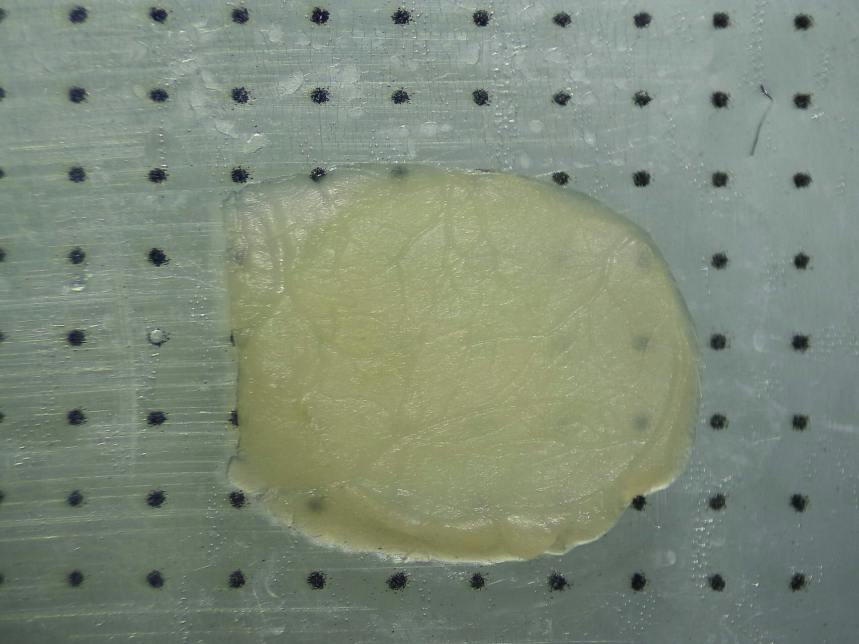
#> input picture examples/850399/IMG_20260901_153457_850399.jpg, 2576 x 1932 px (shown at 1/3 size)
$ python -i fov_guide.py   (imports and definitions only)
#> lines starting #> are read from the running program, lines starting #| are printed output that depends on the picture; after the words box and inside, x2 and y2 are one past the last pixel; in counts of white or black regions, pixels touching at a corner belong together
#!/usr/bin/env python3
"""
fov_guide.py - Make a 1:1 microdissection guide (SVG) for a tangential brain slab.

The guide shows, at true physical size (mm):
  * the slab boundary (automatic first pass, refine it in Inkscape),
  * the two-photon (2p) field-of-view (FOV) square for each imaging channel,
  * the trapezoid cut outline around each FOV, with one edge turned to make the
    shape asymmetric (this keeps the orientation of the block), and
  * the cut lines: each trapezoid edge extended as a straight line across the
    whole guide (black, 0.176 mm), as in the guide template.

Inputs (one session folder)
  <name>.jpg              Stereo-microscope image of the slab on the dotted
                          sizing guide (protocol step 7).
  <name>_trap_warped.tif  BigWarp output: the FOV-outline channels of the
                          full-field 2p image, warped into the coordinates of
                          the slab image (protocol step 8.1). One channel per
                          FOV. Each channel holds the FOV square and the
                          trapezoid outline around it.

Outputs (written into the same folder)
  <folder>_fov_guide.svg            The guide, in mm (1 SVG unit = 1 mm).
  <folder>_fov_guide_aligned.jpg    Slab image, rotated to the grid and scaled
                                    to the SVG. Its DPI is set so that it
                                    imports into Inkscape at the same size.
  <folder>_fov_guide_aligned_overlay.jpg
                                    Aligned image with the warped outlines.
  brain_boundary_overlay.png        QC: automatic slab boundary on the image.
  svg_preview.png                   QC: preview of the SVG content.

Usage
  python fov_guide.py /path/to/session_folder --dot-spacing-mm 0.93
  python fov_guide.py                  # opens a folder-picker dialog
"""

from __future__ import annotations

import argparse
from dataclasses import dataclass, field
from pathlib import Path

import cv2
import numpy as np
import tifffile
from PIL import Image
from scipy.ndimage import gaussian_filter1d
from scipy.spatial import KDTree

__version__ = "1.0.0"

# Resolution of the internal working space. 100 px = 1 mm.
PX_PER_MM = 100.0
ALIGNED_DPI = PX_PER_MM * 25.4  # 2540 DPI, so 1 px = 1/PX_PER_MM mm

# One color per FOV channel: (SVG color name, RGB).
FOV_COLORS = [
    ("green", (0, 255, 0)),
    ("blue", (0, 0, 255)),
    ("orange", (255, 165, 0)),
    ("purple", (128, 0, 128)),
    ("cyan", (0, 255, 255)),
]


@dataclass
class GuideParams:
    """User parameters. The defaults are the values used in the protocol."""

    dot_spacing_mm: float = 0.93
    """Real distance between adjacent dots of the printed sizing guide (mm).
    Measure your printed guide; printers often do not print at exactly 100%."""

    area_scale: float = 1.0
    """Scale of the trapezoid area about its center (1.0 = no change)."""

    width_scale: float = 1.0
    """Scale across the two parallel edges of the trapezoid only
    (>1 wider, <1 narrower). Applied after area_scale."""

    angle_increase_deg: float = 8.0
    """Extra rotation (degrees) of the trapezoid edge that is most oblique to
    the FOV square. This makes the asymmetry easier to see under the scope."""

    edge_extend_factor: float = 0.0
    """Length of each cut line on each side of a trapezoid edge, as a multiple
    of the edge length. 0 = extend each line to the edges of the guide (the
    template layout: four straight lines across the whole guide)."""

    cut_color: str = "black"
    cut_width_mm: float = 0.176
    """Color and width of the cut lines. 0.176 mm = 0.5 pt, as in the template."""

    brain_smooth_sigma: float = 0.012
    """Smoothing of the automatic slab boundary, as a fraction of the contour
    length. 0.012 follows real concavities; 0.10 gives a featureless oval."""

    fluo_low: int = 36000
    fluo_high: int = 65000
    """Intensity window used when the warped TIFF holds raw 16-bit FOV images
    instead of binary outlines."""

    channels: list[int] | None = None
    """TIFF channels (0-based) that hold FOV outlines. None = all channels."""

    plot: bool = True
    """Write the QC images."""


@dataclass
class FOV:
    ch_idx: int
    trapezoid: np.ndarray            # (N, 2) px, aligned space
    square: np.ndarray | None        # (M, 2) px, aligned space
    cut_lines: list = field(default_factory=list)  # [(p1, p2), ...] px
    color_name: str = "green"
    color_rgb: tuple = (0, 255, 0)


# ---------------------------------------------------------------------------
# Geometry helpers
# ---------------------------------------------------------------------------

# [39 lines left out: functions smooth_contour, closed_bezier_path, polygon_path, not called in this run]


def apply_affine(M: np.ndarray, pts: np.ndarray) -> np.ndarray:
    pts = pts.reshape(-1, 2).astype(np.float64)
    return (M @ np.hstack([pts, np.ones((len(pts), 1))]).T).T


def find_quadrilateral(contour: np.ndarray):
    """Approximate the convex hull of a contour by a 4-sided polygon.
    Returns (polygon or None, hull)."""
    hull = cv2.convexHull(contour)
    peri = cv2.arcLength(hull, True)
    approx = None
    for eps in (0.02, 0.03, 0.04, 0.05, 0.06, 0.07, 0.08, 0.10):
        approx = cv2.approxPolyDP(hull, eps * peri, True)
        if len(approx) == 4:
            return approx, hull
    if len(approx) == 5:
        # Remove the vertex after the shortest edge.
        pts = approx.reshape(-1, 2)
        lens = [np.linalg.norm(pts[(i + 1) % 5] - pts[i]) for i in range(5)]
        drop = (int(np.argmin(lens)) + 1) % 5
        keep = [i for i in range(5) if i != drop]
        return pts[keep].reshape(-1, 1, 2).astype(np.int32), hull
    if 4 <= len(approx) <= 6:
        return approx, hull
    return None, hull


# ---------------------------------------------------------------------------
# Step 1: slab image - boundary and dot grid
# ---------------------------------------------------------------------------

# [124 lines left out: functions detect_slab_mask, detect_grid_dots, grid_transform, channel_to_binary, not called in this run]


def detect_trapezoid_and_square(img8: np.ndarray):
    """Find the trapezoid (largest quadrilateral) and the FOV square inside it."""
    edges = cv2.Canny(img8, 5, 50)
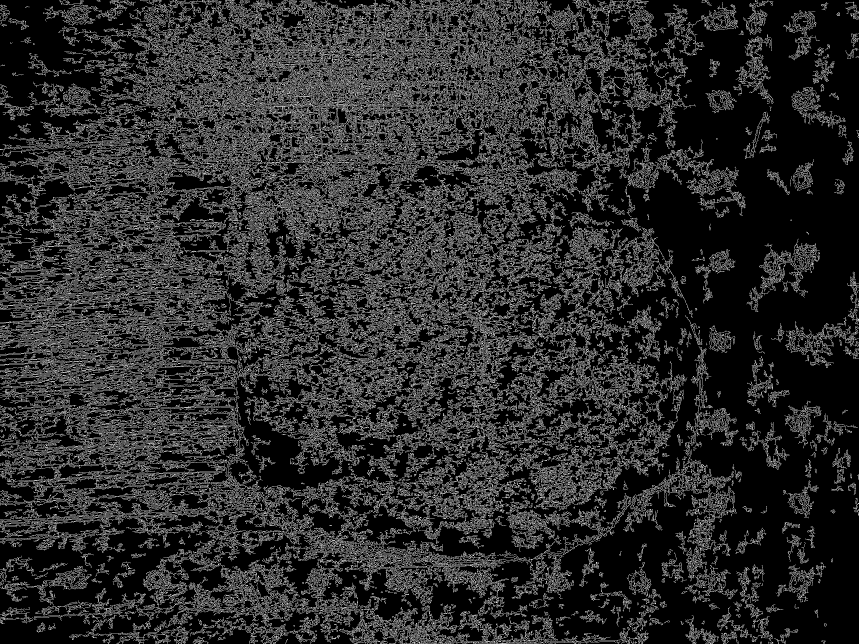
#> edges: shape (1932, 2576) (shown at 1/3 size); 17.3% white in thin lines or dots
    k = cv2.getStructuringElement(cv2.MORPH_RECT, (5, 5))
    closed = cv2.morphologyEx(cv2.dilate(edges, k, iterations=2), cv2.MORPH_CLOSE, k, iterations=3)
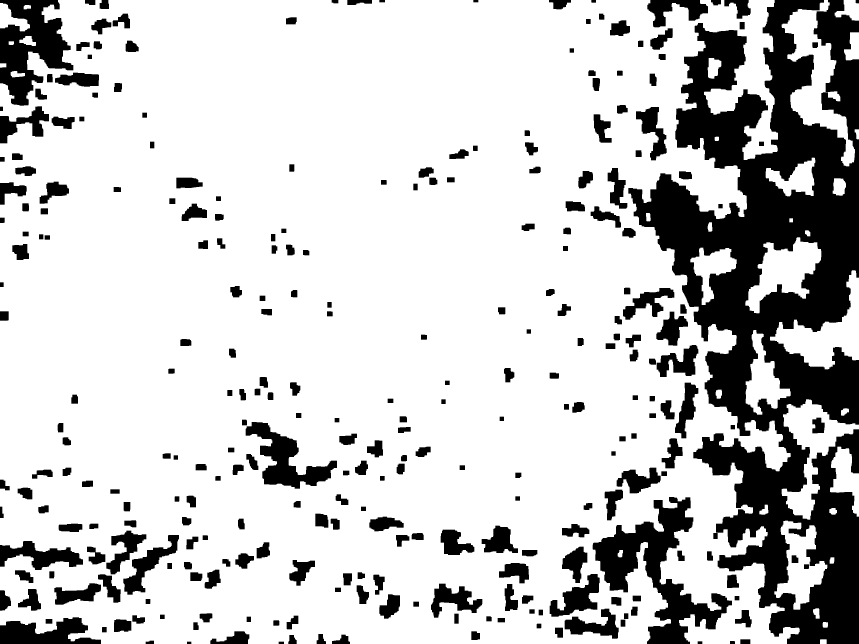
#> closed: shape (1932, 2576) (shown at 1/3 size); 79.1% white; 286 black regions, largest, box (x1, y1, x2, y2) and area: (1885, 0, 2576, 1932) 597577, (1778, 1491, 2196, 1932) 60004, (0, 0, 220, 317) 37701

    n, labels, stats, _ = cv2.connectedComponentsWithStats(closed, connectivity=8)
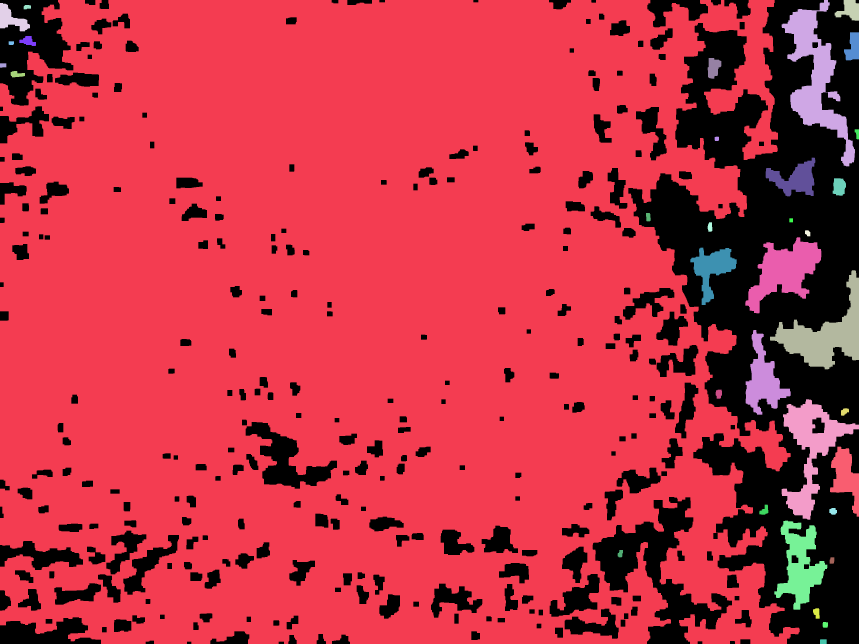
#> labels: shape (1932, 2576) int32 (shown at 1/3 size); 36 distinct labels, from 0 to 35; one colour per label, 0 black
#> n = 36; stats = 36 rows, first 6: [0, 0, 2576, 1932, 1041696], [0, 0, 2399, 1932, 3736501], [2345, 0, 220, 499, 35296], [2504, 0, 72, 62, 2722], [0, 9, 90, 85, 3704], [71, 15, 22, 13, 245]
    min_area = closed.size * 0.001
#> min_area = 4976.8
    filtered = np.zeros_like(closed)
    for i in range(1, n):
        if stats[i, cv2.CC_STAT_AREA] > min_area:
            filtered[labels == i] = 255
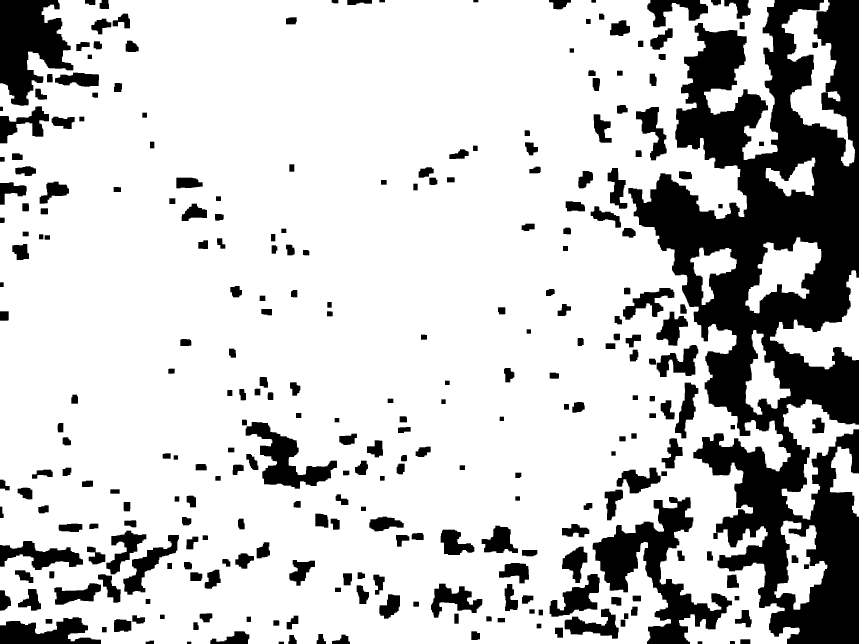
#> filtered: shape (1932, 2576) (shown at 1/3 size); 78.7% white; 285 black regions

    contours, _ = cv2.findContours(filtered, cv2.RETR_TREE, cv2.CHAIN_APPROX_SIMPLE)
#> contours = 259 contours; largest, box (x1, y1, x2, y2) and area: (0, 0, 2399, 1932) 4011158, (2345, 0, 2565, 499) 34626, (2345, 1198, 2576, 1559) 28188, (2310, 811, 2576, 1108) 28091, (2236, 712, 2464, 940) 24400
    trap, trap_hull = None, None
    for c in sorted(contours, key=cv2.contourArea, reverse=True)[:10]:
        if cv2.contourArea(c) > 5000:
            q, hull = find_quadrilateral(c)
            if q is not None and 4 <= len(q) <= 5:
                trap, trap_hull = q, hull
                break
#> this loop made 1 pass
#> (peri in find_quadrilateral, trap) on pass 1: (8400.6, [[2323, 0], [2360, 1931], [0, 1875], [130, 22]])
    if trap is None:
        return None, None

    trap_area = cv2.contourArea(trap_hull)
#> trap_area = 4533956.5
    tcx, tcy = trap_hull[:, 0, 0].mean(), trap_hull[:, 0, 1].mean()
#> tcx = 1066.8; tcy = 1293.1
    trap_size = np.sqrt(trap_area)
#> trap_size = 2129.3

    for edge_img in (filtered, closed):
        cs, _ = cv2.findContours(edge_img, cv2.RETR_TREE, cv2.CHAIN_APPROX_SIMPLE)
        for c in sorted(cs, key=cv2.contourArea, reverse=True)[:20]:
            a = cv2.contourArea(c)
            # Use the hull area for the upper limit: a dashed trapezoid outline
            # gives a thin ring contour with a small area, and it must not be
            # taken as the square.
            if a <= 200 or cv2.contourArea(cv2.convexHull(c)) >= trap_area * 0.5:
                continue
            rw, rh = cv2.minAreaRect(c)[1]
            if min(rw, rh) > 0 and max(rw, rh) / (min(rw, rh) + 1e-6) > 2.0:
                continue
            q, _ = find_quadrilateral(c)
            if q is None or not 4 <= len(q) <= 5:
                continue
            cx, cy = int(c[:, 0, 0].mean()), int(c[:, 0, 1].mean())
            inside = cv2.pointPolygonTest(trap_hull, (cx, cy), False) >= 0
            if not inside:
                inside = np.hypot(cx - tcx, cy - tcy) < trap_size * 1.5
            if inside and a < trap_area * 0.8:
                return trap, q
#> this loop made 1 pass
    return trap, None


# [334 lines left out: functions _intersect, turn_edge, shape_trapezoid, line_across_canvas, build_svg, save_qc_plots and 4 more, not called in this run]


# [2 lines not run here, left out]

>>> import cv2
>>> picture = cv2.cvtColor(cv2.imread('examples/850399/IMG_20260901_153457_850399.jpg'), cv2.COLOR_BGR2RGB)
>>> result = detect_trapezoid_and_square(picture)
#> result = 2 contours; box (x1, y1, x2, y2) and area: (0, 0, 2361, 1932) 4307928, (2345, 1198, 2576, 1559) 42648
